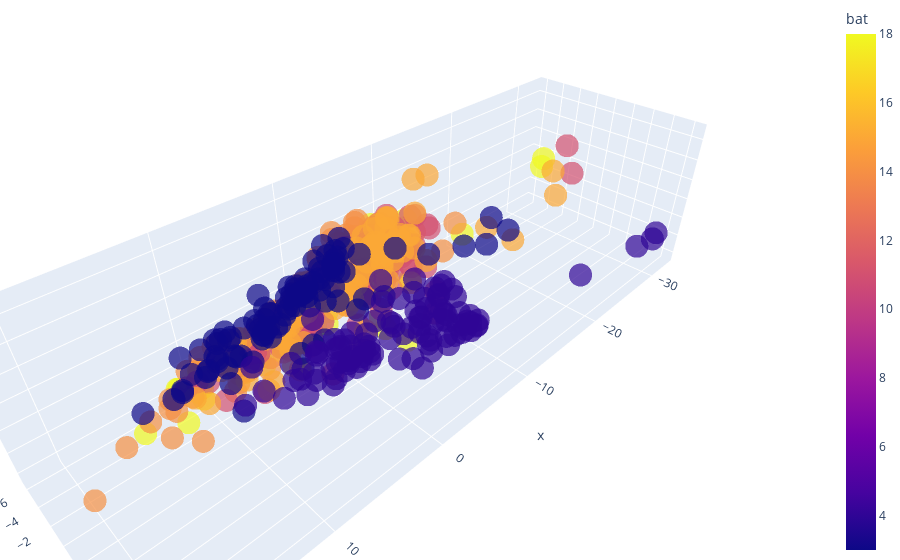

Notebook cell for this chart:
### Code cell
import plotly.express as px
df = px.data.iris()
fig = px.scatter_3d(only_bat_reduced_data, x='x', y='y', z='z', color='bat', 
                    opacity=0.7)
fig.update_layout(margin=dict(l=0, r=0, b=0, t=0))
fig.show()

### Figure 1 — Plotly figure (JSON) as saved in the notebook; plotly's stock layout.template omitted (floating-point values rounded to 4 significant figures; data arrays with more than 128 entries replaced by an {"elided": "..."} marker saying what was removed)
{"data": [{"hovertemplate": "x=%{x}<br>y=%{y}<br>z=%{z}<br>bat=%{marker.color}<extra></extra>", "legendgroup": "", "marker": {"color": {"elided": "600 int values"}, "coloraxis": "coloraxis", "opacity": 0.7, "symbol": "circle"}, "mode": "markers", "name": "", "scene": "scene", "showlegend": false, "type": "scatter3d", "x": {"elided": "600 float values"}, "y": {"elided": "600 float values"}, "z": {"elided": "600 float values"}}], "layout": {"coloraxis": {"colorbar": {"title": {"text": "bat"}}, "colorscale": [[0, "#0d0887"], [0.1111, "#46039f"], [0.2222, "#7201a8"], [0.3333, "#9c179e"], [0.4444, "#bd3786"], [0.5556, "#d8576b"], [0.6667, "#ed7953"], [0.7778, "#fb9f3a"], [0.8889, "#fdca26"], [1, "#f0f921"]]}, "legend": {"tracegroupgap": 0}, "margin": {"b": 0, "l": 0, "r": 0, "t": 0}, "scene": {"domain": {"x": [0, 1], "y": [0, 1]}, "xaxis": {"title": {"text": "x"}}, "yaxis": {"title": {"text": "y"}}, "zaxis": {"title": {"text": "z"}}}}}
